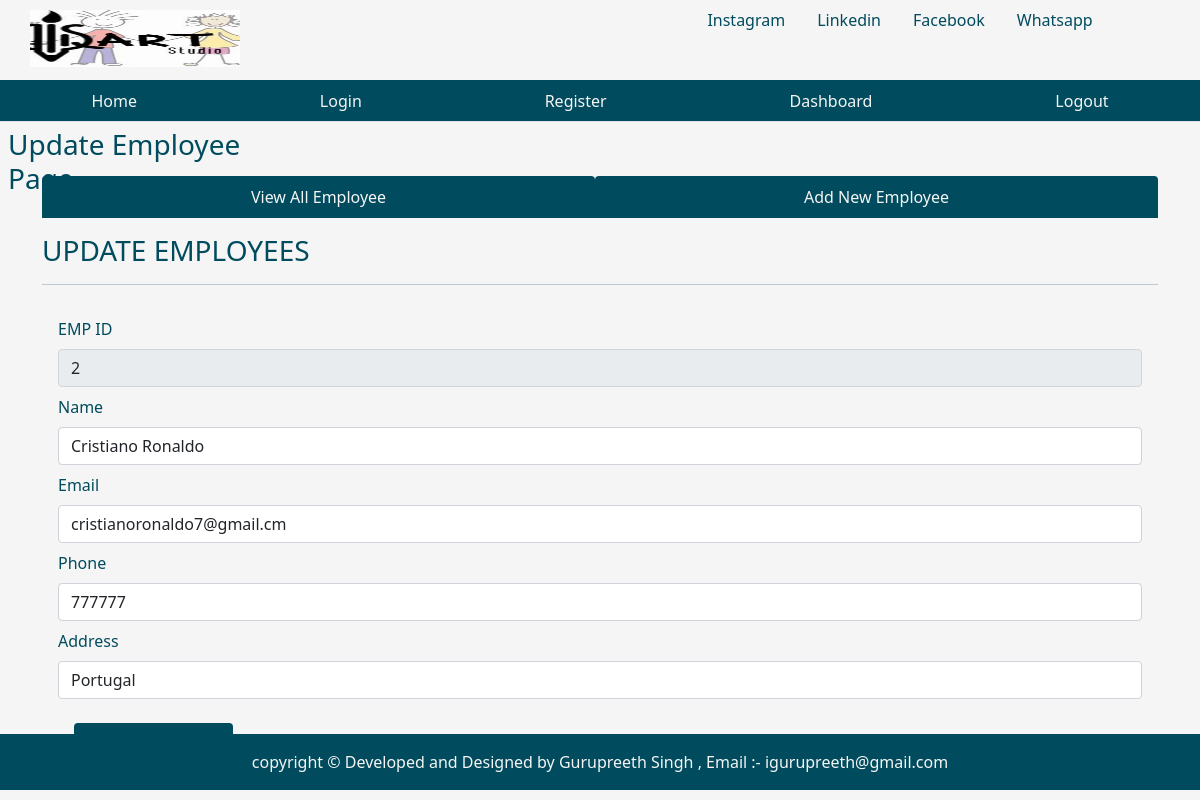
The app's page /fetchone/2 with its own data.
### tables this page shows
CREATE TABLE emp (
    empid INTEGER PRIMARY KEY AUTOINCREMENT,
    name TEXT NOT NULL,
    email TEXT,
    phone INTEGER,
    address TEXT,
    joining_date TIMESTAMP DEFAULT CURRENT_TIMESTAMP,
    total_projects INTEGER DEFAULT 1,
    total_test_case INTEGER DEFAULT 1,
    total_defects_found INTEGER DEFAULT 1,
    total_defects_pending INTEGER DEFAULT 1
);

### app.py (the view)
@app.route('/fetchone/<int:empid>')
def fetchone(empid):
    user = get_current_user()
    db = get_database()
    emp_cur = db.execute('SELECT * FROM emp WHERE empid = ?', [empid])
    single_emp = emp_cur.fetchone()
    return render_template('updateemployee.html', user=user, single_emp=single_emp)

### app.py (called while the page is built)
@app.teardown_appcontext
def close_database(eror):
    if hasattr(g, 'crudapplication_db'):
        g.crudapplication_db.close()

def get_current_user():
    user = None
    if 'user' in session:
        user = session['user']
        db = get_database()
        user_cur = db.execute('SELECT * FROM users WHERE name = ?', [user])
        user = user_cur.fetchone()
    return user

### database.py (called while the page is built)
def connect_to_database():
    sql = sqlite3.connect('/Users/patrikzheji/Desktop/Final-Project-Website-Qendra/Final_project_Holberton/crudapplication.db')
    sql.row_factory = sqlite3.Row
    return sql

def get_database():
    if not hasattr(g, 'crudapplication_db'):
        g.crudapplication_db = connect_to_database()
    return g.crudapplication_db

### templates/updateemployee.html (shortened to what this page needs)
{% from "showlinks.html" import show_links, showsocialmedialinks %}
<!DOCTYPE html>
<html lang="en">
<head>
    <link href="https://cdn.jsdelivr.net/npm/bootstrap@5.1.3/dist/css/bootstrap.min.css" rel="stylesheet">
    <link rel="stylesheet" href="{{ url_for('static', filename='dashboard.css')}}" type = "text/css">
</head>
<body>
      <div class="parent">
        <div class="child child1">
          <img src="static/qartstudiologo.png" alt="Logo">
        </div>
        <div class="child child2">
          {{ showsocialmedialinks() }}
        </div>
        <div class="child child3">
          {{ show_links() }}
      </div>
        <div class="child child4">
            <h3 class="m-2">Update Employee Page</h3>
        </div>
        <div class="child child5" style="color:rgb(0, 75, 93);">
        </div>
        <div class="child child6left">
        </div>
        <div class="child child6 container" style="color:rgb(0, 75, 93);">
            <ul class="nav nav-tabs nav-fill mb-3">
                <li class="nav-item">
                  <a class="nav-link" style=" background-color:rgb(0, 75, 93); color:whitesmoke;"  href="dashboard.html">View All Employee</a>
                </li>
                <li class="nav-item">
                  <a class="nav-link" style=" background-color:rgb(0, 75, 93); color:whitesmoke;" href="addnewemployee.html">Add New Employee</a>
                </li>
              </ul>
              <div class="table-responsive-lg caption-top">
                <caption><h3>UPDATE EMPLOYEES</h3></caption>
                 <hr>
                 {% if single_emp %}
                <form class="p-3" action="/updateemployee" method="POST">
                    <div class="mb-2">
                    <label for="empid" class="form-label">EMP ID</label>
                    <input type="text" class="form-control" id="empid" value = "{{single_emp['empid']}}" name="empid" readonly>
                    </div>
                    <div class="mb-2">
                      <label for="name" class="form-label">Name</label>
                      <input type="text" class="form-control" id="name" value = "{{single_emp['name']}}" name="name">
                    </div>
                    <div class="mb-2">
                      <label for="email" class="form-label">Email</label>
                      <input type="text" class="form-control" id="email" value = "{{single_emp['email']}}" name="email">
                    </div>
                    <div class="mb-2">
                        <label for="name" class="form-label">Phone</label>
                        <input type="text" class="form-control" id="phone" value = "{{single_emp['phone']}}" name="phone">
                      </div>
                      <div class="mb-2">
                        <label for="email" class="form-label">Address</label>
                        <input type="text" class="form-control" id="phone" value = "{{single_emp['address']}}" name="address">
                      </div>
                 {% endif %}
            <button type="submit" class="btn text-light m-3" style="background-color:rgb(0, 75, 93);">Update Employee</button>
                  </form>
              </div>
        </div>
        <div class="child child6right">
        </div>
        <div class="child child7 fixed-bottom" style="background-color:rgb(0, 75, 93); color:whitesmoke;">
            <p class="p-3 text-center">copyright &copy; Developed and Designed by Gurupreeth Singh , Email :- igurupreeth@gmail.com</p>
        </div>
      </div>
</body>
</html>

### static/dashboard.css (style rules this page uses)
html, body { height: 100%; background-color:whitesmoke; color:rgb(0, 75, 93); }
.parent { height: 100%; display: grid; grid-template-columns: repeat(4, 1fr); grid-template-rows: 10% 5% 7% auto 7%; }
.child { margin-bottom: 10px; }
.child1 { grid-column: 1/2; grid-row: 1/2; }
.child2 { grid-column: 3/-1; grid-row: 1/2; }
.child3 { grid-column: 1/-1; grid-row: 2/3; }
.child4 { grid-column: 1/2; grid-row: 3/4; }
.child5 { grid-column: 4/5; grid-row: 3/4; text-align: center; }
.child6 { grid-column: 1/-1; grid-row: 4/5; }
.child7 { grid-column: 1/-1; grid-row: 5/6; }
.child.child1 img { width: 210px; height: 100px; margin-left: 30px; padding-top: 10px; padding-bottom: 33px; }
.child.child7 p { display: flex; justify-content: center; align-items: center; height: 100%; margin: 0; }

### records on screen
emp: empid "2", name "Cristiano Ronaldo", email "cristianoronaldo7@gmail.cm", phone "777777", address "Portugal"
